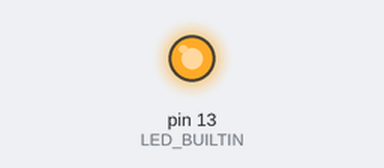
A sketch run on a simulated Arduino Uno, built with avr-gcc and run on an emulated ATmega328P. On the bench: output pins drawn as LEDs (lit = HIGH).

Above: at 0.5 s.
At 4.1 s:
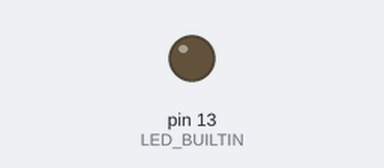
Timing chart, 0 to 6.4 s (numbered marks = the images above):
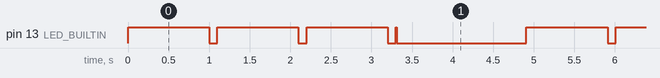

Measured:
- by itself, pin 13 (LED_BUILTIN): repeats every 4.9 s: 2 × (LOW 0.10 s, HIGH 1.0 s), LOW 0.10 s, HIGH 0.01 s, LOW 1.6 s, HIGH 1.0 s
- by itself, everything shown: repeats every 4.9 s, in 6 steps

The sketch:

mothers.love.ino
```cpp
// the setup function runs once when you press reset or power the board
void setup() {
  // initialize digital pin LED_BUILTIN as an output.
  pinMode(LED_BUILTIN, OUTPUT);
}

// the loop function runs over and over again forever
void loop() {
  digitalWrite(LED_BUILTIN, HIGH);   // turn the LED on (HIGH is the voltage level)
  delay(1000);
  digitalWrite(LED_BUILTIN, LOW);    // turn the LED off by making the voltage LOW
  delay(100);

  digitalWrite(LED_BUILTIN, HIGH);   // turn the LED on (HIGH is the voltage level)
  delay(1000);
  digitalWrite(LED_BUILTIN, LOW);    // turn the LED off by making the voltage LOW
  delay(100);

  digitalWrite(LED_BUILTIN, HIGH);   // turn the LED on (HIGH is the voltage level)
  delay(1000);
  digitalWrite(LED_BUILTIN, LOW);    // turn the LED off by making the voltage LOW
  delay(100);


  digitalWrite(LED_BUILTIN, HIGH);   // turn the LED on (HIGH is the voltage level)
  delay(10);
  digitalWrite(LED_BUILTIN, LOW);    // turn the LED off by making the voltage LOW
  delay(100);


  delay(1500);

}
```
